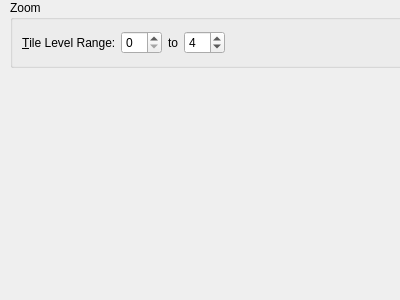
<?xml version="1.0" encoding="UTF-8"?>
<ui version="4.0">
 <class>TileLevelRangeWidget</class>
 <widget class="QWidget" name="TileLevelRangeWidget">
  <property name="geometry">
   <rect>
    <x>0</x>
    <y>0</y>
    <width>400</width>
    <height>300</height>
   </rect>
  </property>
  <property name="windowTitle">
   <string>Form</string>
  </property>
  <widget class="QGroupBox" name="groupBox_2">
   <property name="geometry">
    <rect>
     <x>10</x>
     <y>0</y>
     <width>450</width>
     <height>68</height>
    </rect>
   </property>
   <property name="title">
    <string>Zoom</string>
   </property>
   <layout class="QVBoxLayout" name="verticalLayout_2">
    <item>
     <layout class="QHBoxLayout" name="horizontalLayout_6">
      <item>
       <widget class="QLabel" name="tileLevelLabel">
        <property name="text">
         <string>&amp;Tile Level Range:</string>
        </property>
        <property name="buddy">
         <cstring>topSpinBox</cstring>
        </property>
       </widget>
      </item>
      <item>
       <widget class="QSpinBox" name="topSpinBox">
        <property name="toolTip">
         <string>Minimum Tile Level</string>
        </property>
        <property name="minimum">
         <number>0</number>
        </property>
        <property name="maximum">
         <number>20</number>
        </property>
        <property name="value">
         <number>0</number>
        </property>
       </widget>
      </item>
      <item>
       <widget class="QLabel" name="toLabel">
        <property name="text">
         <string>to</string>
        </property>
       </widget>
      </item>
      <item>
       <widget class="QSpinBox" name="bottomSpinBox">
        <property name="toolTip">
         <string>Maximum Tile Level</string>
        </property>
        <property name="minimum">
         <number>0</number>
        </property>
        <property name="maximum">
         <number>20</number>
        </property>
        <property name="value">
         <number>4</number>
        </property>
       </widget>
      </item>
      <item>
       <spacer name="horizontalSpacer_8">
        <property name="orientation">
         <enum>Qt::Horizontal</enum>
        </property>
        <property name="sizeHint" stdset="0">
         <size>
          <width>40</width>
          <height>20</height>
         </size>
        </property>
       </spacer>
      </item>
     </layout>
    </item>
   </layout>
  </widget>
 </widget>
 <resources/>
 <connections/>
</ui>
